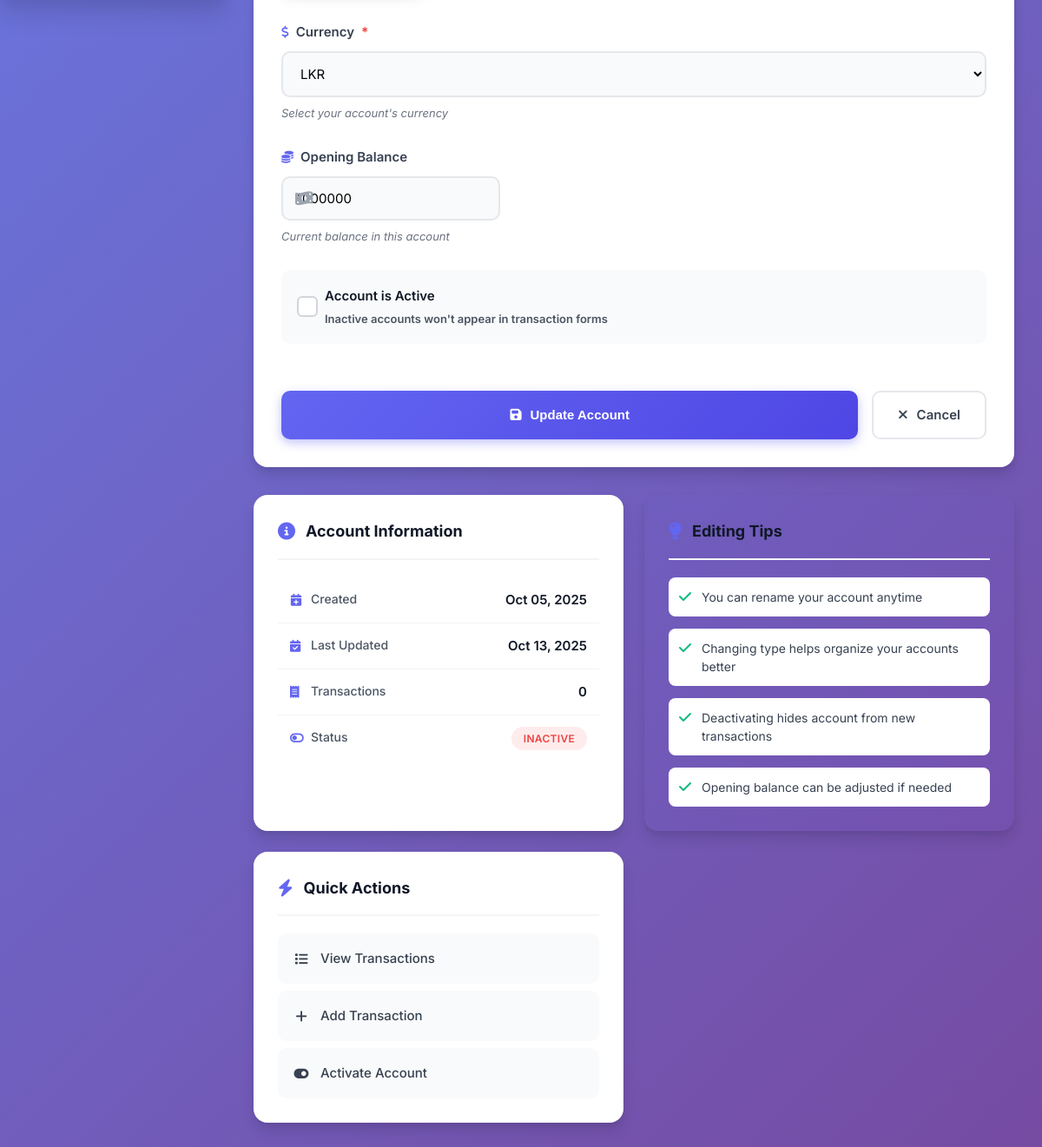
Before: /app/auth/accounts/edit.php?id=4 (signed in, lower part) with the older database file.
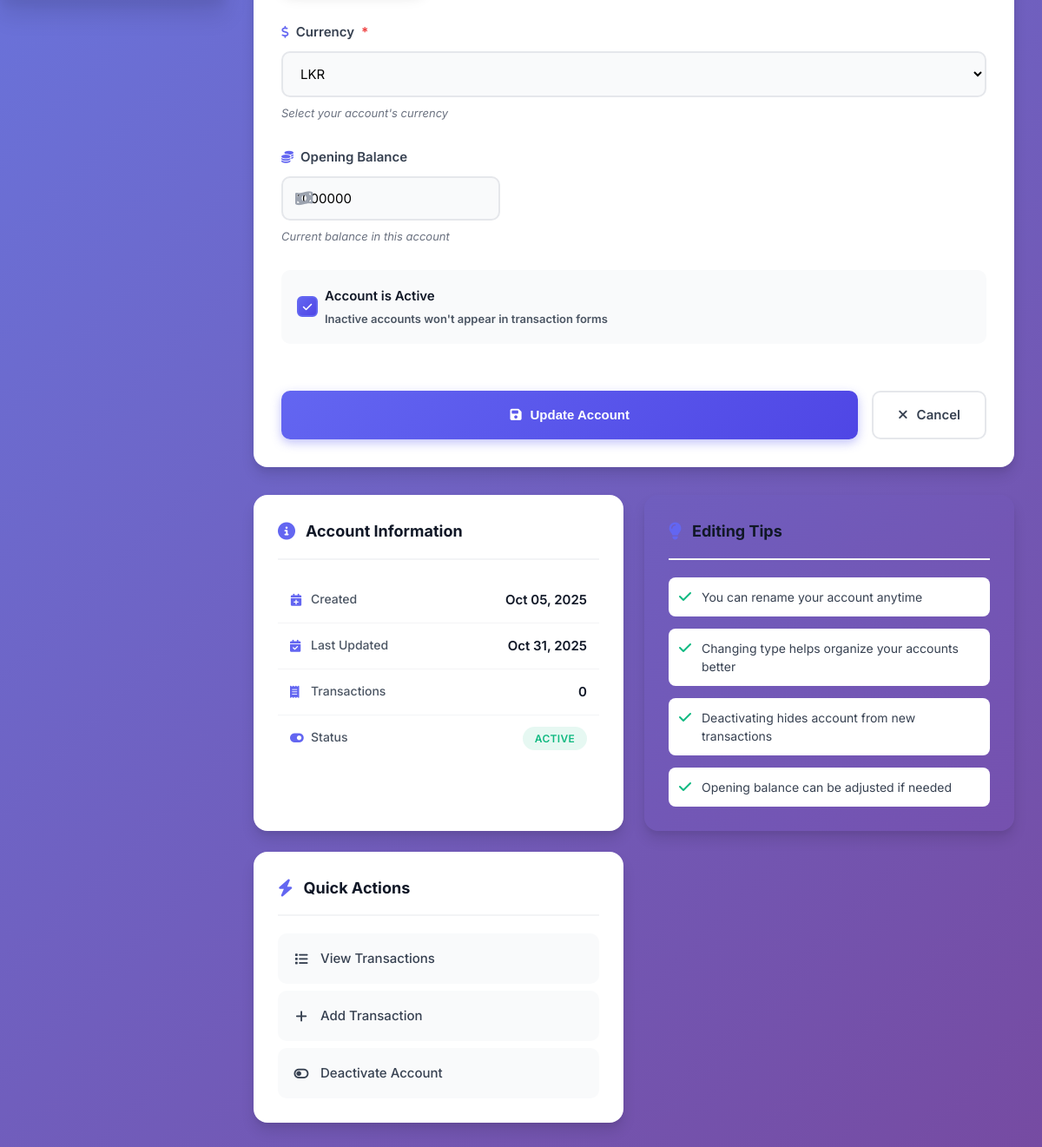
After: the same page with the newer database file.
### tables this page shows
CREATE TABLE ACCOUNTS_LOCAL (
  local_account_id  INTEGER PRIMARY KEY AUTOINCREMENT,
  user_local_id     INTEGER NOT NULL,
  server_account_id INTEGER,
  account_name      TEXT NOT NULL,
  account_type      TEXT NOT NULL CHECK(account_type IN ('CASH','BANK','CARD','MOBILE')),
  currency_code     TEXT NOT NULL DEFAULT 'LKR',
  opening_balance   REAL NOT NULL DEFAULT 0,
  is_active         INTEGER NOT NULL DEFAULT 1, -- 1/0
  created_at        TEXT NOT NULL,
  updated_at        TEXT NOT NULL,
  FOREIGN KEY(user_local_id) REFERENCES USERS_LOCAL(local_user_id)
);

### app/auth/accounts/edit.php (the view, shortened to what the changed rows need)
<?php
if (!function_exists('h')) {
    function h($v) { return htmlspecialchars((string)$v, ENT_QUOTES, 'UTF-8'); }
}
$pdo = sqlite();
$uid = (int)($_SESSION['uid'] ?? 0);
$id  = (int)($_GET['id'] ?? 0);
$stmt = $pdo->prepare("
  SELECT local_account_id, account_name, account_type, currency_code, opening_balance, is_active, created_at, updated_at
  FROM ACCOUNTS_LOCAL
  WHERE local_account_id = ? AND user_local_id = ?
");
$stmt->execute([$id, $uid]);
$acc = $stmt->fetch(PDO::FETCH_ASSOC);
?>
<!doctype html>
<html lang="en">
<head>
  <link rel="stylesheet" href="https://cdnjs.cloudflare.com/ajax/libs/font-awesome/6.4.0/css/all.min.css">
  <link rel="stylesheet" href="edit.css">
</head>
<body>
<div class="app-container">
  <main class="main-content">
    <div class="content-grid">
      <div class="form-section">
        <form method="post" class="account-form" id="accountForm">
          <div class="form-group">
            <div class="input-with-icon">
              <input
                type="number"
                id="opening_balance"
                name="opening_balance"
                step="0.01"
                min="0"
                placeholder="0.00"
                value="<?= h($_POST['opening_balance'] ?? $acc['opening_balance']) ?>">
              <span class="input-icon">
              </span>
            </div>
          </div>
          <div class="form-group">
            <label class="checkbox-label">
              <span class="checkbox-custom"></span>
              <span class="checkbox-text">
                <strong>Account is Active</strong>
                <small>Inactive accounts won't appear in transaction forms</small>
              </span>
            </label>
          </div>
        </form>
      </div>
      <div class="info-section">
        <div class="info-card account-info-card">
          <div class="info-content">
            <div class="info-row">
              <span class="info-label">
                <i class="fas fa-calendar-plus"></i>
                Created
              </span>
              <span class="info-value"><?= date('M d, Y', strtotime($acc['created_at'])) ?></span>
            </div>
            <div class="info-row">
              <span class="info-label">
                <i class="fas fa-calendar-check"></i>
                Last Updated
              </span>
              <span class="info-value"><?= date('M d, Y', strtotime($acc['updated_at'])) ?></span>
            </div>
            <div class="info-row">
              <span class="info-label">
                <i class="fas fa-toggle-<?= $acc['is_active'] ? 'on' : 'off' ?>"></i>
                Status
              </span>
              <span class="info-value">
                <span class="status-badge <?= $acc['is_active'] ? 'active' : 'inactive' ?>">
                  <?= $acc['is_active'] ? 'Active' : 'Inactive' ?>
                </span>
              </span>
            </div>
          </div>
        </div>
        <div class="info-card actions-card">
          <div class="info-content">
            <a href="<?= APP_BASE ?>/app/auth/accounts/toggle.php?id=<?= $id ?>" class="action-link">
              <i class="fas fa-toggle-<?= $acc['is_active'] ? 'off' : 'on' ?>"></i>
              <span><?= $acc['is_active'] ? 'Deactivate' : 'Activate' ?> Account</span>
            </a>
          </div>
        </div>
      </div>
    </div>
  </main>
</div>
</body>
</html>

Changed rows visible on the page:
changed accounts_local: updated_at "Oct 13, 2025" → "Oct 31, 2025"; is_active 0 → 1 (drawn)
Other visible differences:
text no longer shown: "INACTIVE Activate"
text now shown: "ACTIVE Deactivate"
